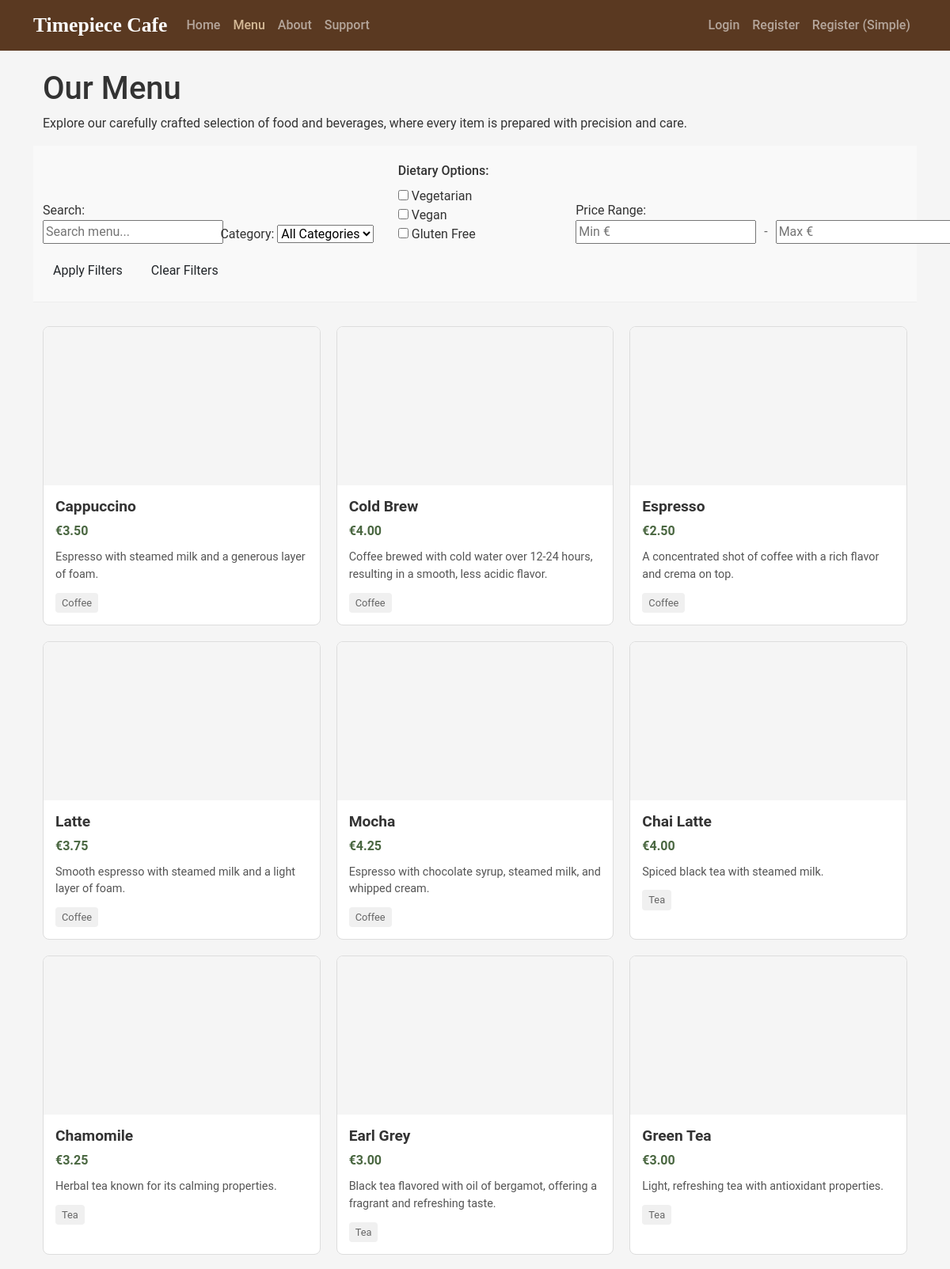
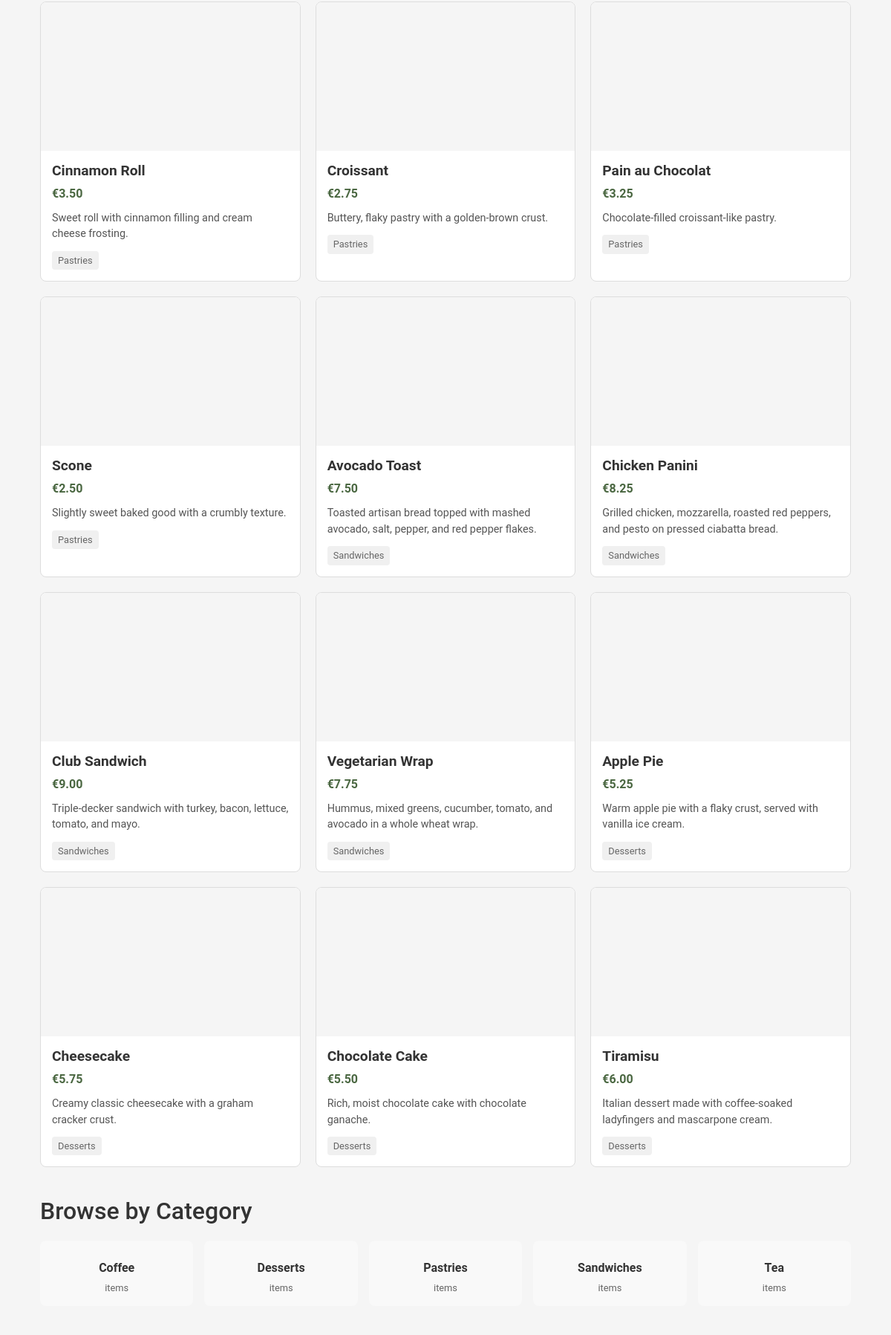
The app's page /menu/ (upper part) with its own data (2 pictures, top to bottom).
### cafe/models.py (models this page shows, shortened)
class MenuItem(models.Model):
    name = models.CharField(max_length=100)
    description = models.TextField()
    price = models.DecimalField(max_digits=6, decimal_places=2)  # Price tracking for sales and ordering
    image = models.ImageField(upload_to='menu_items/', blank=True, null=True)  # Supporting visual menu display requirement
    category = models.ForeignKey(Category, on_delete=models.CASCADE, related_name='menu_items')  # Hierarchical organization
    is_available = models.BooleanField(default=True)  # Supports inventory management requirement
    created_at = models.DateTimeField(auto_now_add=True)  # Audit trail for menu changes
    updated_at = models.DateTimeField(auto_now=True)

class Category(models.Model):
    name = models.CharField(max_length=100)
    description = models.TextField(blank=True, null=True)
    class Meta:
        verbose_name_plural = "Categories"

### cafe/views.py (the view, shortened to what this page needs)
# urls.py: path('menu/', views.menu, name='menu'),  # Full menu with filtering options
def menu(request, category_id=None):
    categories = Category.objects.all().order_by('name')
    filters = {}
    active_category = None
    if category_id:
        active_category = get_object_or_404(Category, id=category_id)
        filters['category'] = active_category
    if request.GET.get('search'):
        search_query = request.GET.get('search')
        filters['name__icontains'] = search_query
    if request.GET.get('price_min'):
        try:
            price_min = float(request.GET.get('price_min'))
            filters['price__gte'] = price_min
        except ValueError:
            pass
    if request.GET.get('price_max'):
        try:
            price_max = float(request.GET.get('price_max'))
            filters['price__lte'] = price_max
        except ValueError:
            pass
    if request.GET.get('vegetarian'):
        filters['is_vegetarian'] = True
    if request.GET.get('vegan'):
        filters['is_vegan'] = True
    if request.GET.get('gluten_free'):
        filters['is_gluten_free'] = True
    filters['is_available'] = True
    menu_items = MenuItem.objects.filter(**filters).order_by('category', 'name')
    context = {
        'categories': categories,
        'active_category': active_category,
        'menu_items': menu_items,
    }
    return render(request, 'cafe/menu.html', context)

### templates/cafe/menu.html (shortened to what this page needs)
{% extends 'base.html' %}
{% block content %}
<div class="menu-container">
    <section class="menu-header">
        <div class="container">
            <h1 class="page-title">Our Menu</h1>
            <p class="menu-description">Explore our carefully crafted selection of food and beverages, where every item is prepared with precision and care.</p>
        </div>
    </section>
    <section class="menu-filters">
        <div class="container">
            <form method="get" action="{% url 'cafe:menu' %}" class="filters-form">
                <div class="filter-group">
                    <label for="search">Search:</label>
                    <input type="text" id="search" name="search" value="{{ request.GET.search|default:'' }}" placeholder="Search menu...">
                </div>
                <div class="filter-group">
                    <label for="category">Category:</label>
                    <select id="category" name="category">
                        <option value="">All Categories</option>
                    </select>
                </div>
                <div class="filter-group dietary-filters">
                    <span class="filter-label">Dietary Options:</span>
                    <div class="checkbox-group">
                        <input type="checkbox" id="vegetarian" name="vegetarian" {% if request.GET.vegetarian %}checked{% endif %}>
                        <label for="vegetarian">Vegetarian</label>
                    </div>
                    <div class="checkbox-group">
                        <input type="checkbox" id="vegan" name="vegan" {% if request.GET.vegan %}checked{% endif %}>
                        <label for="vegan">Vegan</label>
                    </div>
                    <div class="checkbox-group">
                        <input type="checkbox" id="gluten_free" name="gluten_free" {% if request.GET.gluten_free %}checked{% endif %}>
                        <label for="gluten_free">Gluten Free</label>
                    </div>
                </div>
                <div class="filter-group price-filter">
                    <label for="price_min">Price Range:</label>
                    <div class="price-inputs">
                        <input type="number" id="price_min" name="price_min" min="0" step="0.01" value="{{ request.GET.price_min|default:'' }}" placeholder="Min €">
                        <span class="price-separator">-</span>
                        <input type="number" id="price_max" name="price_max" min="0" step="0.01" value="{{ request.GET.price_max|default:'' }}" placeholder="Max €">
                    </div>
                </div>
                <div class="filter-actions">
                    <button type="submit" class="btn primary">Apply Filters</button>
                    <a href="{% url 'cafe:menu' %}" class="btn secondary">Clear Filters</a>
                </div>
            </form>
        </div>
    </section>
    <section class="menu-items">
        <div class="container">
            {% if menu_items %}
            <div class="menu-grid">
                {% for item in menu_items %}
                <div class="menu-item">
                    <a href="{% url 'cafe:menu_item_detail' item.id %}" class="menu-item-link">
                        <div class="menu-item-image">
                            {% if item.image %}
                            <img src="{{ item.image.url }}" alt="{{ item.name }}">
                            {% else %}
                            <div class="placeholder-image"></div>
                            {% endif %}
                        </div>
                        <div class="menu-item-content">
                            <h3 class="menu-item-name">{{ item.name }}</h3>
                            <div class="menu-item-meta">
                                <div class="menu-item-price">€{{ item.price }}</div>
                            </div>
                            <p class="menu-item-description">{{ item.description|truncatechars:100 }}</p>
                            <div class="menu-item-category">
                                <span class="category-label">{{ item.category.name }}</span>
                            </div>
                        </div>
                    </a>
                </div>
                {% endfor %}
            </div>
            {% else %}
            <div class="no-items-message">
                <p>No menu items found matching your criteria. Please try adjusting your filters.</p>
                <a href="{% url 'cafe:menu' %}" class="btn secondary">Clear Filters</a>
            </div>
            {% endif %}
        </div>
    </section>
    <section class="menu-categories">
        <div class="container">
            <h2 class="section-title">Browse by Category</h2>
            <div class="categories-list">
                {% for category in categories %}
                <a href="{% url 'cafe:menu' %}?category={{ category.id }}" class="category-item {% if request.GET.category == category.id|stringformat:'i' %}active{% endif %}">
                    <div class="category-name">{{ category.name }}</div>
                    <div class="category-count">{{ category.menuitem_set.count }} items</div>
                </a>
                {% endfor %}
            </div>
        </div>
    </section>
</div>
{% endblock %}

### static/css/style.css (style rules this page uses)
:root { --primary-color: #5a3921; --secondary-color: #d4b996; --accent-color: #e09f3e; --light-color: #f8f9fa; --dark-color: #343a40; }
body { font-family: "Roboto", sans-serif; background-color: #f5f5f5; color: #333; }
.menu-container { margin-bottom: 50px; }
.menu-grid { display: grid; grid-template-columns: repeat(auto-fill, minmax(300px, 1fr)); gap: 20px; margin-top: 20px; }
.menu-item { border: 1px solid #ddd; border-radius: 8px; overflow: hidden; transition: transform 0.3s ease, box-shadow 0.3s ease; background-color: #fff; }
.menu-item-link { display: block; color: inherit; text-decoration: none; }
.menu-item-image { height: 200px; overflow: hidden; }
.placeholder-image { height: 100%; background-color: #f5f5f5; display: flex; align-items: center; justify-content: center; }
.menu-item-content { padding: 15px; }
.menu-item-name { font-size: 1.2rem; margin-bottom: 8px; font-weight: 600; }
.menu-item-meta { display: flex; justify-content: space-between; align-items: center; margin-bottom: 10px; }
.menu-item-price { font-weight: 700; color: #4a6741; }
.menu-item-description { font-size: 0.9rem; color: #555; margin-bottom: 12px; }
.menu-item-category { margin-top: auto; }
.category-label { display: inline-block; padding: 3px 8px; background-color: #f0f0f0; font-size: 0.8rem; border-radius: 4px; color: #666; }
.menu-filters { background-color: #f9f9f9; padding: 20px 0; margin-bottom: 30px; border-bottom: 1px solid #eee; }
.filters-form { display: flex; flex-wrap: wrap; gap: 15px; align-items: flex-end; }
.filter-group { flex: 1; min-width: 200px; }
.price-filter { flex: 2; min-width: 300px; }
.filter-label { display: block; margin-bottom: 8px; font-weight: 500; }
.price-inputs { display: flex; align-items: center; gap: 10px; }
.price-separator { color: #666; }
.filter-actions { display: flex; gap: 10px; }
.menu-categories { margin: 40px 0; }
.categories-list { display: grid; grid-template-columns: repeat(auto-fill, minmax(200px, 1fr)); gap: 15px; margin-top: 20px; }
.category-item { display: flex; flex-direction: column; align-items: center; padding: 15px; border-radius: 8px; background-color: #f9f9f9; text-decoration: none; color: inherit; transition: background-color 0.3s ease; text-align: center; }
.category-name { font-weight: 600; margin-bottom: 5px; }
.category-count { font-size: 0.8rem; color: #666; }

### records on screen
MenuItem: name "Cappuccino", price "3.50", description "Espresso with steamed milk and a generous layer of foam.", category.name "Coffee"
MenuItem: name "Cold Brew", price "4.00", description "Coffee brewed with cold water over 12-24 hours, resulting in a smooth, less acidic flavor.", category.name "Coffee"
MenuItem: name "Espresso", price "2.50", description "A concentrated shot of coffee with a rich flavor and crema on top.", category.name "Coffee"
MenuItem: name "Latte", price "3.75", description "Smooth espresso with steamed milk and a light layer of foam.", category.name "Coffee"
MenuItem: name "Mocha", price "4.25", description "Espresso with chocolate syrup, steamed milk, and whipped cream.", category.name "Coffee"
MenuItem: name "Chai Latte", price "4.00", description "Spiced black tea with steamed milk.", category.name "Tea"
MenuItem: name "Chamomile", price "3.25", description "Herbal tea known for its calming properties.", category.name "Tea"
MenuItem: name "Earl Grey", price "3.00", description "Black tea flavored with oil of bergamot, offering a fragrant and refreshing taste.", category.name "Tea"
MenuItem: name "Green Tea", price "3.00", description "Light, refreshing tea with antioxidant properties.", category.name "Tea"
MenuItem: name "Cinnamon Roll", price "3.50", description "Sweet roll with cinnamon filling and cream cheese frosting.", category.name "Pastries"
MenuItem: name "Croissant", price "2.75", description "Buttery, flaky pastry with a golden-brown crust.", category.name "Pastries"
MenuItem: name "Pain au Chocolat", price "3.25", description "Chocolate-filled croissant-like pastry.", category.name "Pastries"
MenuItem: name "Scone", price "2.50", description "Slightly sweet baked good with a crumbly texture.", category.name "Pastries"
MenuItem: name "Avocado Toast", price "7.50", description "Toasted artisan bread topped with mashed avocado, salt, pepper, and red pepper flakes.", category.name "Sandwiches"
MenuItem: name "Chicken Panini", price "8.25", description "Grilled chicken, mozzarella, roasted red peppers, and pesto on pressed ciabatta bread.", category.name "Sandwiches"
MenuItem: name "Club Sandwich", price "9.00", description "Triple-decker sandwich with turkey, bacon, lettuce, tomato, and mayo.", category.name "Sandwiches"
MenuItem: name "Vegetarian Wrap", price "7.75", description "Hummus, mixed greens, cucumber, tomato, and avocado in a whole wheat wrap.", category.name "Sandwiches"
MenuItem: name "Apple Pie", price "5.25", description "Warm apple pie with a flaky crust, served with vanilla ice cream.", category.name "Desserts"
MenuItem: name "Cheesecake", price "5.75", description "Creamy classic cheesecake with a graham cracker crust.", category.name "Desserts"
MenuItem: name "Chocolate Cake", price "5.50", description "Rich, moist chocolate cake with chocolate ganache.", category.name "Desserts"
MenuItem: name "Tiramisu", price "6.00", description "Italian dessert made with coffee-soaked ladyfingers and mascarpone cream.", category.name "Desserts"
Category: name "Coffee"
Category: name "Desserts"
Category: name "Pastries"
Category: name "Sandwiches"
Category: name "Tea"
